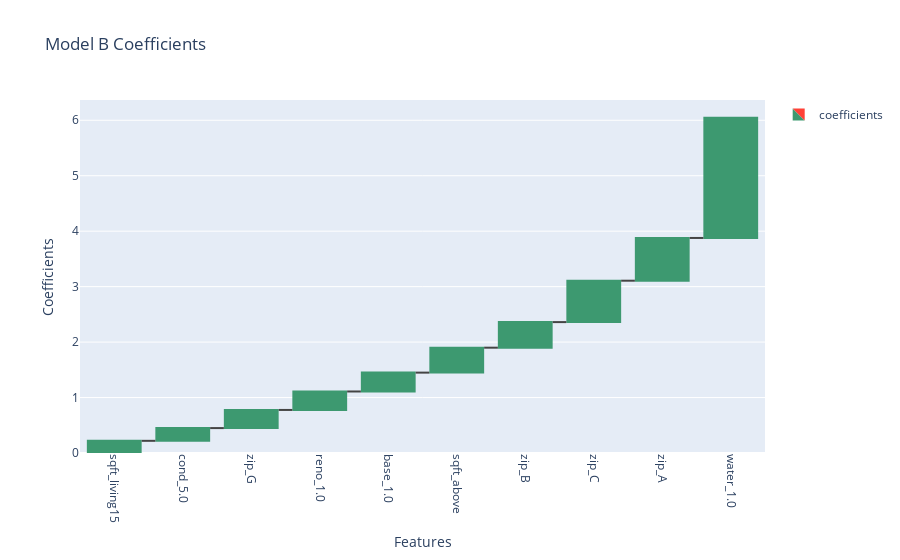

The notebook cell this image was saved under:
### Code cell
lists_B = sorted(coefficients_B.items(), key = lambda item: item[1])
a, b = zip(*lists_B)
fig = go.Figure(go.Waterfall(x  = a, y = b, 
                             name = "coefficients"))
fig.update_layout(title = 'Model B Coefficients',
                  showlegend = True)
fig.update_xaxes(title_text = 'Features', tickangle = 90)
fig.update_yaxes(title_text = 'Coefficients')
fig.show()
#fig.write_image('./Data & Figures/model_B_waterfall.png')

### Figure 1 — Plotly figure (JSON) as saved in the notebook; plotly's stock layout.template omitted (floating-point values rounded to 4 significant figures)
{"data": [{"name": "coefficients", "type": "waterfall", "x": ["sqft_living15", "cond_5.0", "zip_G", "reno_1.0", "base_1.0", "sqft_above", "zip_B", "zip_C", "zip_A", "water_1.0"], "y": [0.2197, 0.2295, 0.3274, 0.3327, 0.3402, 0.4496, 0.4614, 0.7465, 0.7706, 2.169]}], "layout": {"showlegend": true, "title": {"text": "Model B Coefficients"}, "xaxis": {"tickangle": 90, "title": {"text": "Features"}}, "yaxis": {"title": {"text": "Coefficients"}}}}
